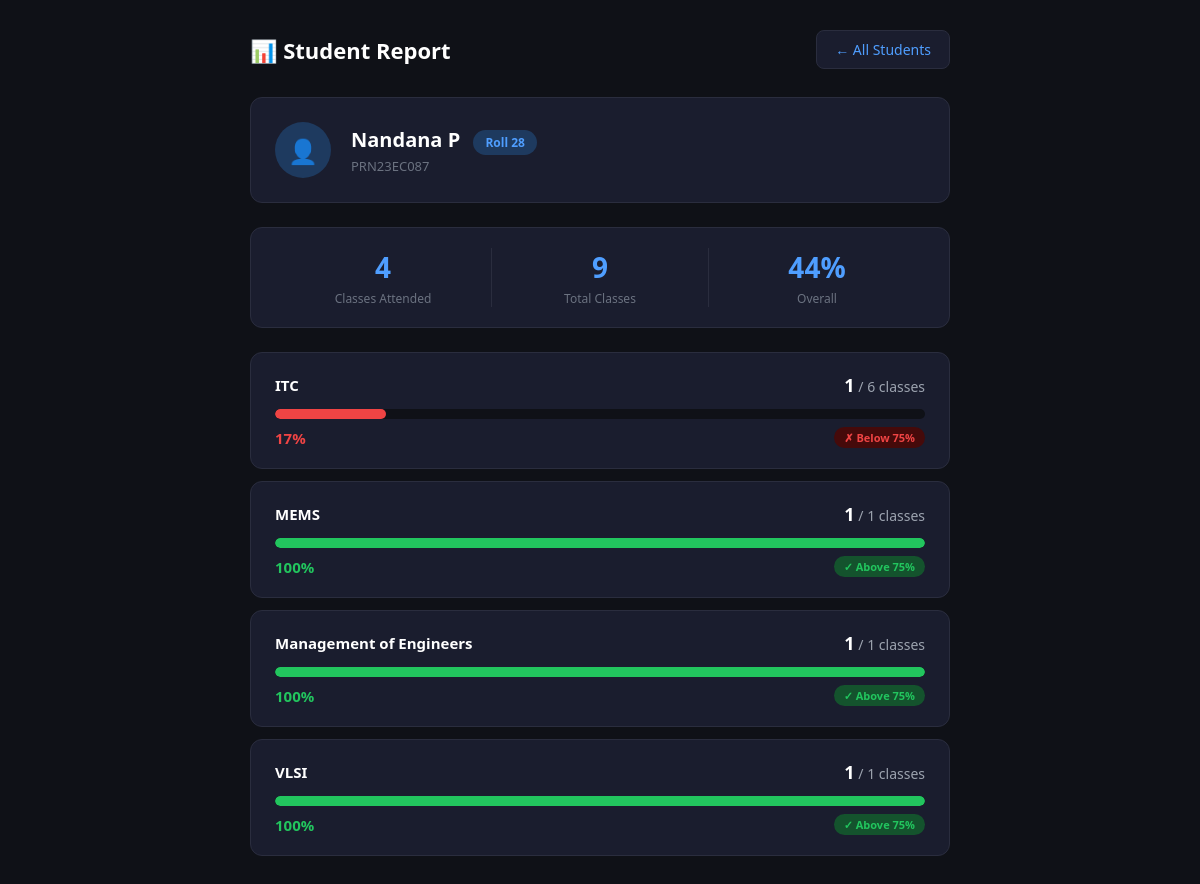
The app's page /student_report/PRN23EC087 with its own data.
### tables this page shows
CREATE TABLE students (
            roll_no      INTEGER PRIMARY KEY,
            student_id   TEXT NOT NULL UNIQUE,
            student_name TEXT NOT NULL
        );

### app2.py (the view)
@app.route("/student_report/<student_id>")
def student_report(student_id):
    student, report = get_student_report(student_id)
    if not student:
        return redirect(url_for("reports"))
    return render_template("student_report2.html", student=student, report=report)

### database2.py (called while the page is built)
def get_connection():
    conn = sqlite3.connect(DATABASE_FILE)
    conn.row_factory = sqlite3.Row
    return conn

### templates/Student_report2.html (shortened to what this page needs)
<!DOCTYPE html>
<html lang="en">
<head>
</head>
<body>
<div class="container">
    <header>
        <h1>📊 Student Report</h1>
        <a href="/reports" class="back-btn">← All Students</a>
    </header>
    <div class="student-card">
        <div class="avatar">👤</div>
        <div>
            <div class="student-name">
                {{ student.student_name }}
                <span class="roll-badge">Roll {{ student.roll_no }}</span>
            </div>
            <div class="student-meta">{{ student.student_id }}</div>
        </div>
    </div>
    {% if report %}
    {% set total_attended = report | sum(attribute='attended') %}
    {% set total_classes  = report | sum(attribute='total') %}
    {% set overall_pct    = ((total_attended / total_classes) * 100) | round | int if total_classes > 0 else 0 %}
    <div class="summary">
        <div class="summary-item">
            <div class="summary-num">{{ total_attended }}</div>
            <div class="summary-label">Classes Attended</div>
        </div>
        <div class="summary-item">
            <div class="summary-num">{{ total_classes }}</div>
            <div class="summary-label">Total Classes</div>
        </div>
        <div class="summary-item">
            <div class="summary-num">{{ overall_pct }}%</div>
            <div class="summary-label">Overall</div>
        </div>
    </div>
    {% for r in report %}
    <div class="subject-card">
        <div class="subject-header">
            <span class="subject-name">{{ r.subject }}</span>
            <span class="fraction">
                <span>{{ r.attended }}</span> / {{ r.total }} classes
            </span>
        </div>
        <div class="bar-bg">
            <div class="bar-fill bar-{{ r.status }}" style="width: {{ r.percentage }}%"></div>
        </div>
        <div class="subject-footer">
            <span class="pct-{{ r.status }}">{{ r.percentage }}%</span>
            {% if r.status == "good" %}
                <span class="tag tag-good">✓ Above 75%</span>
            {% elif r.status == "warning" %}
                <span class="tag tag-warning">⚠ Borderline</span>
            {% else %}
                <span class="tag tag-danger">✗ Below 75%</span>
            {% endif %}
        </div>
    </div>
    {% endfor %}
    {% else %}
    <div class="empty">
        <div style="font-size:48px">📭</div>
        <p style="margin-top:12px">No attendance records found for this student yet.</p>
    </div>
    {% endif %}
</div>
</body>
</html>

### templates/Student_report2.html (style rules this page uses)
* { margin: 0; padding: 0; box-sizing: border-box; }
body { font-family: 'Segoe UI', sans-serif; background: #0f1117; color: #ffffff; min-height: 100vh; padding: 30px 20px; }
.container { max-width: 700px; margin: 0 auto; }
header { display: flex; justify-content: space-between; align-items: center; margin-bottom: 28px; }
header h1 { font-size: 22px; font-weight: 700; }
.back-btn { background: #1a1d2e; color: #4f9eff; border: 1px solid #2a2d3e; padding: 9px 18px; border-radius: 8px; font-size: 14px; text-decoration: none; font-weight: 500; }
.student-card { background: #1a1d2e; border: 1px solid #2a2d3e; border-radius: 12px; padding: 24px; margin-bottom: 24px; display: flex; align-items: center; gap: 20px; }
.avatar { width: 56px; height: 56px; background: #1e3a5f; border-radius: 50%; display: flex; align-items: center; justify-content: center; font-size: 24px; flex-shrink: 0; }
.student-name { font-size: 20px; font-weight: 700; }
.student-meta { font-size: 13px; color: #6b7280; margin-top: 4px; }
.roll-badge { background: #1e3a5f; color: #4f9eff; padding: 4px 12px; border-radius: 20px; font-size: 12px; font-weight: 700; margin-left: 8px; }
.subject-card { background: #1a1d2e; border: 1px solid #2a2d3e; border-radius: 12px; padding: 20px 24px; margin-bottom: 12px; }
.subject-header { display: flex; justify-content: space-between; align-items: center; margin-bottom: 12px; }
.subject-name { font-size: 15px; font-weight: 600; }
.fraction { font-size: 14px; color: #9ca3af; }
.fraction span { font-size: 18px; font-weight: 700; color: #ffffff; }
.bar-bg { background: #0f1117; border-radius: 20px; height: 10px; overflow: hidden; margin-bottom: 8px; }
.bar-fill { height: 100%; border-radius: 20px; transition: width 0.5s ease; }
.bar-good { background: #22c55e; }
.bar-danger { background: #ef4444; }
.subject-footer { display: flex; justify-content: space-between; align-items: center; }
.pct-good { color: #22c55e; font-weight: 700; font-size: 15px; }
.pct-danger { color: #ef4444; font-weight: 700; font-size: 15px; }
.tag { font-size: 11px; font-weight: 600; padding: 3px 10px; border-radius: 20px; }
.tag-good { background: #14532d; color: #22c55e; }
.tag-danger { background: #450a0a; color: #ef4444; }
.summary { background: #1a1d2e; border: 1px solid #2a2d3e; border-radius: 12px; padding: 20px 24px; margin-bottom: 24px; display: flex; gap: 0; }
.summary-item { flex: 1; text-align: center; border-right: 1px solid #2a2d3e; padding: 0 16px; }
.summary-item:last-child { border-right: none; }
.summary-num { font-size: 28px; font-weight: 700; color: #4f9eff; }
.summary-label { font-size: 12px; color: #6b7280; margin-top: 4px; }

### records on screen
students: student_name "Nandana P", roll_no "28", student_id "PRN23EC087"

### other values on screen
{{ total_attended }} "4"
{{ total_classes }} "9"
{{ overall_pct }} "44"
{{ r.subject }} "ITC" "MEMS" "Management of Engineers" "VLSI"
{{ r.attended }} "1" "1" "1" "1"
{{ r.total }} "6" "1" "1" "1"
{{ r.percentage }} "17" "100" "100" "100"
